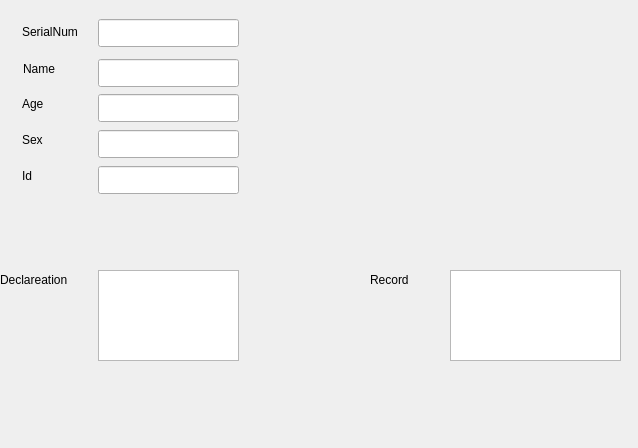
<?xml version="1.0" encoding="UTF-8"?>
<ui version="4.0">
 <class>CandidateWindow</class>
 <widget class="QWidget" name="CandidateWindow">
  <property name="geometry">
   <rect>
    <x>0</x>
    <y>0</y>
    <width>638</width>
    <height>448</height>
   </rect>
  </property>
  <property name="minimumSize">
   <size>
    <width>638</width>
    <height>448</height>
   </size>
  </property>
  <property name="maximumSize">
   <size>
    <width>638</width>
    <height>448</height>
   </size>
  </property>
  <property name="windowTitle">
   <string>CandidateInfo</string>
  </property>
  <widget class="QLabel" name="labelId">
   <property name="geometry">
    <rect>
     <x>22</x>
     <y>22</y>
     <width>69</width>
     <height>20</height>
    </rect>
   </property>
   <property name="text">
    <string>SerialNum</string>
   </property>
  </widget>
  <widget class="QLineEdit" name="lineEditSerialNum">
   <property name="geometry">
    <rect>
     <x>98</x>
     <y>19</y>
     <width>141</width>
     <height>28</height>
    </rect>
   </property>
   <property name="readOnly">
    <bool>true</bool>
   </property>
  </widget>
  <widget class="QLabel" name="labelName">
   <property name="geometry">
    <rect>
     <x>23</x>
     <y>59</y>
     <width>39</width>
     <height>20</height>
    </rect>
   </property>
   <property name="text">
    <string>Name</string>
   </property>
  </widget>
  <widget class="QLineEdit" name="lineEditName">
   <property name="geometry">
    <rect>
     <x>98</x>
     <y>59</y>
     <width>141</width>
     <height>28</height>
    </rect>
   </property>
   <property name="layoutDirection">
    <enum>Qt::LeftToRight</enum>
   </property>
   <property name="readOnly">
    <bool>true</bool>
   </property>
  </widget>
  <widget class="QLabel" name="labelAge">
   <property name="geometry">
    <rect>
     <x>22</x>
     <y>94</y>
     <width>26</width>
     <height>20</height>
    </rect>
   </property>
   <property name="text">
    <string>Age</string>
   </property>
  </widget>
  <widget class="QLineEdit" name="lineEditAge">
   <property name="geometry">
    <rect>
     <x>98</x>
     <y>94</y>
     <width>141</width>
     <height>28</height>
    </rect>
   </property>
   <property name="readOnly">
    <bool>true</bool>
   </property>
  </widget>
  <widget class="QLabel" name="labelSex">
   <property name="geometry">
    <rect>
     <x>22</x>
     <y>130</y>
     <width>25</width>
     <height>20</height>
    </rect>
   </property>
   <property name="text">
    <string>Sex</string>
   </property>
  </widget>
  <widget class="QLineEdit" name="lineEditSex">
   <property name="geometry">
    <rect>
     <x>98</x>
     <y>130</y>
     <width>141</width>
     <height>28</height>
    </rect>
   </property>
   <property name="readOnly">
    <bool>true</bool>
   </property>
  </widget>
  <widget class="QLabel" name="labelId_2">
   <property name="geometry">
    <rect>
     <x>22</x>
     <y>166</y>
     <width>16</width>
     <height>20</height>
    </rect>
   </property>
   <property name="text">
    <string>Id</string>
   </property>
  </widget>
  <widget class="QLineEdit" name="lineEditId">
   <property name="geometry">
    <rect>
     <x>98</x>
     <y>166</y>
     <width>141</width>
     <height>28</height>
    </rect>
   </property>
   <property name="readOnly">
    <bool>true</bool>
   </property>
  </widget>
  <widget class="QLabel" name="labelRecord">
   <property name="geometry">
    <rect>
     <x>370</x>
     <y>270</y>
     <width>66</width>
     <height>20</height>
    </rect>
   </property>
   <property name="text">
    <string>Record</string>
   </property>
  </widget>
  <widget class="QTextEdit" name="textEditRecord">
   <property name="geometry">
    <rect>
     <x>450</x>
     <y>270</y>
     <width>171</width>
     <height>91</height>
    </rect>
   </property>
   <property name="readOnly">
    <bool>true</bool>
   </property>
  </widget>
  <widget class="QLabel" name="labelDeclare">
   <property name="geometry">
    <rect>
     <x>0</x>
     <y>270</y>
     <width>91</width>
     <height>20</height>
    </rect>
   </property>
   <property name="text">
    <string>Declareation</string>
   </property>
  </widget>
  <widget class="QTextEdit" name="textEditDeclare">
   <property name="geometry">
    <rect>
     <x>98</x>
     <y>270</y>
     <width>141</width>
     <height>91</height>
    </rect>
   </property>
   <property name="readOnly">
    <bool>true</bool>
   </property>
  </widget>
  <widget class="QLabel" name="labelImage">
   <property name="geometry">
    <rect>
     <x>450</x>
     <y>10</y>
     <width>171</width>
     <height>231</height>
    </rect>
   </property>
   <property name="text">
    <string/>
   </property>
   <property name="textFormat">
    <enum>Qt::PlainText</enum>
   </property>
   <property name="pixmap">
    <pixmap>Photo.jpg</pixmap>
   </property>
   <property name="scaledContents">
    <bool>true</bool>
   </property>
  </widget>
 </widget>
 <resources/>
 <connections/>
</ui>
